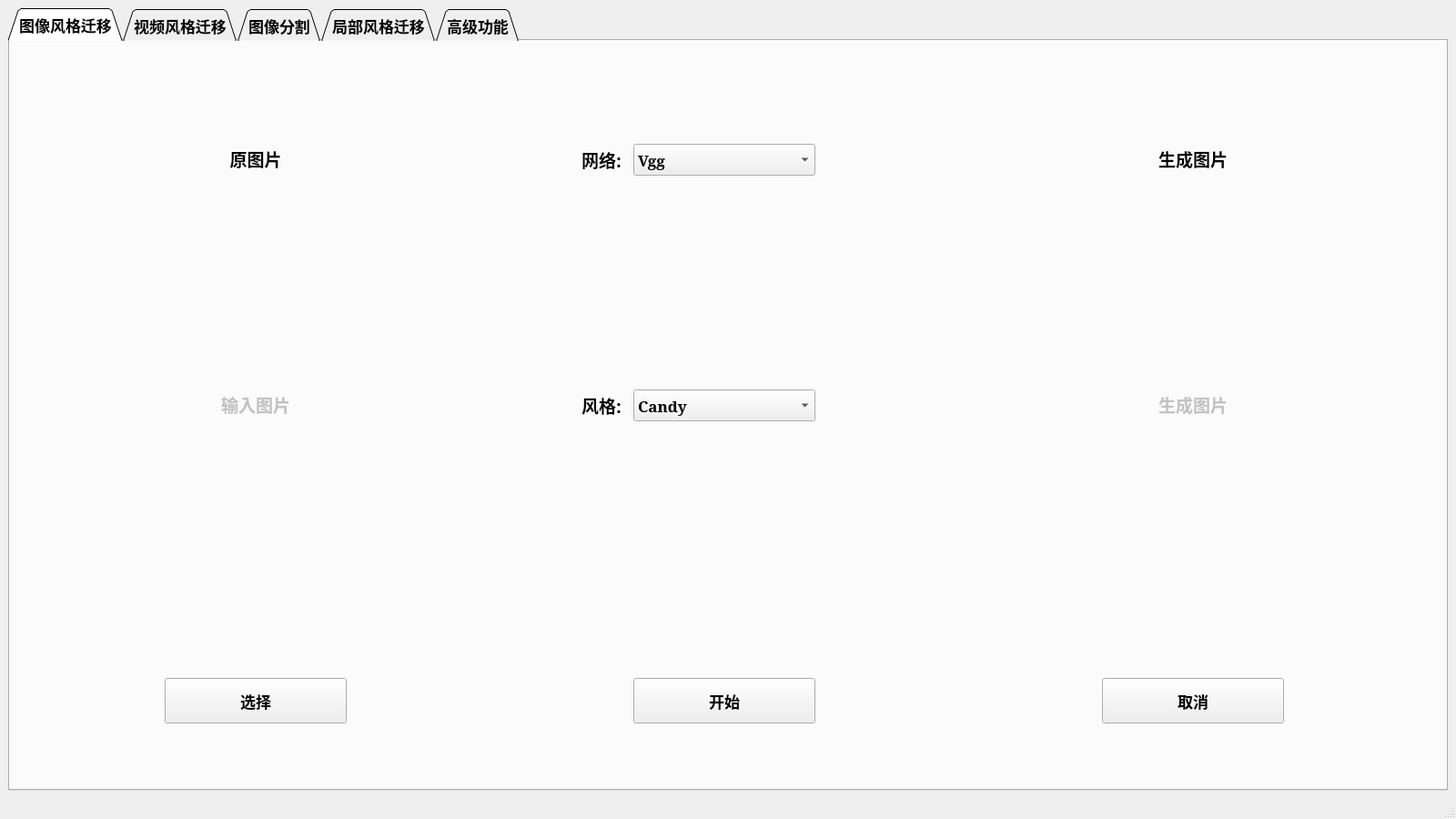
<?xml version="1.0" encoding="UTF-8"?>
<ui version="4.0">
 <class>MainWindow</class>
 <widget class="QMainWindow" name="MainWindow">
  <property name="geometry">
   <rect>
    <x>0</x>
    <y>0</y>
    <width>1600</width>
    <height>900</height>
   </rect>
  </property>
  <property name="windowTitle">
   <string>MainWindow</string>
  </property>
  <widget class="QWidget" name="centralwidget">
   <property name="font">
    <font>
     <family>Constantia</family>
     <pointsize>13</pointsize>
     <weight>75</weight>
     <bold>true</bold>
    </font>
   </property>
   <layout class="QHBoxLayout" name="horizontalLayout">
    <item>
     <widget class="QTabWidget" name="main_gui">
      <property name="font">
       <font>
        <stylestrategy>PreferAntialias</stylestrategy>
       </font>
      </property>
      <property name="focusPolicy">
       <enum>Qt::TabFocus</enum>
      </property>
      <property name="contextMenuPolicy">
       <enum>Qt::DefaultContextMenu</enum>
      </property>
      <property name="acceptDrops">
       <bool>false</bool>
      </property>
      <property name="tabShape">
       <enum>QTabWidget::Triangular</enum>
      </property>
      <property name="currentIndex">
       <number>0</number>
      </property>
      <widget class="QWidget" name="photo_trtansfer">
       <attribute name="title">
        <string>图像风格迁移</string>
       </attribute>
       <widget class="QPushButton" name="photo_pushButton_choice">
        <property name="geometry">
         <rect>
          <x>170</x>
          <y>700</y>
          <width>200</width>
          <height>50</height>
         </rect>
        </property>
        <property name="text">
         <string>选择</string>
        </property>
       </widget>
       <widget class="QLabel" name="photo_label_input">
        <property name="geometry">
         <rect>
          <x>20</x>
          <y>200</y>
          <width>500</width>
          <height>400</height>
         </rect>
        </property>
        <property name="text">
         <string>&lt;html&gt;&lt;head/&gt;&lt;body&gt;&lt;p align=&quot;center&quot;&gt;&lt;span style=&quot; font-size:14pt; color:#c2c2c2;&quot;&gt;输入图片&lt;/span&gt;&lt;/p&gt;&lt;/body&gt;&lt;/html&gt;</string>
        </property>
       </widget>
       <widget class="QLabel" name="photo_label_title">
        <property name="geometry">
         <rect>
          <x>20</x>
          <y>80</y>
          <width>500</width>
          <height>100</height>
         </rect>
        </property>
        <property name="text">
         <string>&lt;html&gt;&lt;head/&gt;&lt;body&gt;&lt;p align=&quot;center&quot;&gt;&lt;span style=&quot; font-size:14pt; font-weight:600; color:#000000;&quot;&gt;原图片&lt;/span&gt;&lt;/p&gt;&lt;/body&gt;&lt;/html&gt;</string>
        </property>
        <property name="wordWrap">
         <bool>false</bool>
        </property>
        <property name="margin">
         <number>3</number>
        </property>
        <property name="indent">
         <number>-1</number>
        </property>
       </widget>
       <widget class="QLabel" name="photo_label_title2">
        <property name="geometry">
         <rect>
          <x>615</x>
          <y>113</y>
          <width>70</width>
          <height>35</height>
         </rect>
        </property>
        <property name="text">
         <string>&lt;html&gt;&lt;head/&gt;&lt;body&gt;&lt;p align=&quot;center&quot;&gt;&lt;span style=&quot; font-size:14pt; font-weight:600; color:#000000;&quot;&gt;网络:&lt;/span&gt;&lt;/p&gt;&lt;/body&gt;&lt;/html&gt;</string>
        </property>
       </widget>
       <widget class="QLabel" name="photo_label_title3">
        <property name="geometry">
         <rect>
          <x>615</x>
          <y>383</y>
          <width>70</width>
          <height>35</height>
         </rect>
        </property>
        <property name="text">
         <string>&lt;html&gt;&lt;head/&gt;&lt;body&gt;&lt;p align=&quot;center&quot;&gt;&lt;span style=&quot; font-size:14pt; font-weight:600; color:#000000;&quot;&gt;风格:&lt;/span&gt;&lt;/p&gt;&lt;/body&gt;&lt;/html&gt;</string>
        </property>
       </widget>
       <widget class="QComboBox" name="photo_comboBox_net">
        <property name="geometry">
         <rect>
          <x>685</x>
          <y>113</y>
          <width>200</width>
          <height>35</height>
         </rect>
        </property>
        <item>
         <property name="text">
          <string>Vgg</string>
         </property>
        </item>
        <item>
         <property name="text">
          <string>Resnet</string>
         </property>
        </item>
        <item>
         <property name="text">
          <string>CycleGan</string>
         </property>
        </item>
       </widget>
       <widget class="QComboBox" name="photo_comboBox_type">
        <property name="geometry">
         <rect>
          <x>685</x>
          <y>383</y>
          <width>200</width>
          <height>35</height>
         </rect>
        </property>
        <item>
         <property name="text">
          <string>Candy</string>
         </property>
        </item>
        <item>
         <property name="text">
          <string>Cezanne</string>
         </property>
        </item>
        <item>
         <property name="text">
          <string>Cubist</string>
         </property>
        </item>
        <item>
         <property name="text">
          <string>Monet</string>
         </property>
        </item>
        <item>
         <property name="text">
          <string>Muse</string>
         </property>
        </item>
        <item>
         <property name="text">
          <string>Rain</string>
         </property>
        </item>
        <item>
         <property name="text">
          <string>Screen</string>
         </property>
        </item>
        <item>
         <property name="text">
          <string>Shipwreck</string>
         </property>
        </item>
        <item>
         <property name="text">
          <string>Strarry</string>
         </property>
        </item>
        <item>
         <property name="text">
          <string>Udnie</string>
         </property>
        </item>
        <item>
         <property name="text">
          <string>ukiyoe</string>
         </property>
        </item>
        <item>
         <property name="text">
          <string>vangogh</string>
         </property>
        </item>
       </widget>
       <widget class="QPushButton" name="photo_pushButton_start">
        <property name="geometry">
         <rect>
          <x>685</x>
          <y>700</y>
          <width>200</width>
          <height>50</height>
         </rect>
        </property>
        <property name="text">
         <string>开始</string>
        </property>
       </widget>
       <widget class="QLabel" name="photo_label_title4">
        <property name="geometry">
         <rect>
          <x>1050</x>
          <y>80</y>
          <width>500</width>
          <height>100</height>
         </rect>
        </property>
        <property name="text">
         <string>&lt;html&gt;&lt;head/&gt;&lt;body&gt;&lt;p align=&quot;center&quot;&gt;&lt;span style=&quot; font-size:14pt; color:#000000;&quot;&gt;生成图片&lt;/span&gt;&lt;/p&gt;&lt;/body&gt;&lt;/html&gt;</string>
        </property>
       </widget>
       <widget class="QLabel" name="photo_label_output">
        <property name="geometry">
         <rect>
          <x>1050</x>
          <y>200</y>
          <width>500</width>
          <height>400</height>
         </rect>
        </property>
        <property name="text">
         <string>&lt;html&gt;&lt;head/&gt;&lt;body&gt;&lt;p align=&quot;center&quot;&gt;&lt;span style=&quot; font-size:14pt; color:#c2c2c2;&quot;&gt;生成图片&lt;/span&gt;&lt;/p&gt;&lt;/body&gt;&lt;/html&gt;</string>
        </property>
       </widget>
       <widget class="QPushButton" name="photo_pushButton_cancel">
        <property name="geometry">
         <rect>
          <x>1200</x>
          <y>700</y>
          <width>200</width>
          <height>50</height>
         </rect>
        </property>
        <property name="text">
         <string>取消</string>
        </property>
       </widget>
      </widget>
      <widget class="QWidget" name="video_transfer">
       <attribute name="title">
        <string>视频风格迁移</string>
       </attribute>
      </widget>
      <widget class="QWidget" name="photo_cut">
       <attribute name="title">
        <string>图像分割</string>
       </attribute>
       <widget class="QLabel" name="cutphoto_label_title_2">
        <property name="geometry">
         <rect>
          <x>20</x>
          <y>80</y>
          <width>450</width>
          <height>100</height>
         </rect>
        </property>
        <property name="text">
         <string>&lt;html&gt;&lt;head/&gt;&lt;body&gt;&lt;p align=&quot;center&quot;&gt;&lt;span style=&quot; font-size:14pt; font-weight:600; color:#000000;&quot;&gt;原图片&lt;/span&gt;&lt;/p&gt;&lt;/body&gt;&lt;/html&gt;</string>
        </property>
        <property name="wordWrap">
         <bool>false</bool>
        </property>
        <property name="margin">
         <number>3</number>
        </property>
        <property name="indent">
         <number>-1</number>
        </property>
       </widget>
       <widget class="QLabel" name="cutphoto_label_input">
        <property name="geometry">
         <rect>
          <x>20</x>
          <y>230</y>
          <width>450</width>
          <height>300</height>
         </rect>
        </property>
        <property name="text">
         <string>&lt;html&gt;&lt;head/&gt;&lt;body&gt;&lt;p align=&quot;center&quot;&gt;&lt;span style=&quot; font-size:14pt; color:#c2c2c2;&quot;&gt;输入图片&lt;/span&gt;&lt;/p&gt;&lt;/body&gt;&lt;/html&gt;</string>
        </property>
       </widget>
       <widget class="QPushButton" name="cutphoto_pushButton_choice">
        <property name="geometry">
         <rect>
          <x>170</x>
          <y>700</y>
          <width>200</width>
          <height>50</height>
         </rect>
        </property>
        <property name="text">
         <string>选择</string>
        </property>
       </widget>
       <widget class="QLabel" name="cutphoto_label_title_3">
        <property name="geometry">
         <rect>
          <x>850</x>
          <y>80</y>
          <width>500</width>
          <height>100</height>
         </rect>
        </property>
        <property name="text">
         <string>&lt;html&gt;&lt;head/&gt;&lt;body&gt;&lt;p align=&quot;center&quot;&gt;&lt;span style=&quot; font-size:14pt; color:#000000;&quot;&gt;生成图片&lt;/span&gt;&lt;/p&gt;&lt;/body&gt;&lt;/html&gt;</string>
        </property>
       </widget>
       <widget class="QLabel" name="cutphoto_label_output_main">
        <property name="geometry">
         <rect>
          <x>600</x>
          <y>230</y>
          <width>450</width>
          <height>300</height>
         </rect>
        </property>
        <property name="text">
         <string>&lt;html&gt;&lt;head/&gt;&lt;body&gt;&lt;p align=&quot;center&quot;&gt;&lt;span style=&quot; font-size:14pt; color:#c2c2c2;&quot;&gt;生成主图片&lt;/span&gt;&lt;/p&gt;&lt;/body&gt;&lt;/html&gt;</string>
        </property>
       </widget>
       <widget class="QPushButton" name="cutphoto_pushButton_cancel">
        <property name="geometry">
         <rect>
          <x>1200</x>
          <y>700</y>
          <width>200</width>
          <height>50</height>
         </rect>
        </property>
        <property name="text">
         <string>取消</string>
        </property>
       </widget>
       <widget class="QPushButton" name="cutphoto_pushButton_start">
        <property name="geometry">
         <rect>
          <x>685</x>
          <y>700</y>
          <width>200</width>
          <height>50</height>
         </rect>
        </property>
        <property name="text">
         <string>开始</string>
        </property>
       </widget>
       <widget class="QLabel" name="cutphoto_label_output_back">
        <property name="geometry">
         <rect>
          <x>1100</x>
          <y>230</y>
          <width>450</width>
          <height>300</height>
         </rect>
        </property>
        <property name="text">
         <string>&lt;html&gt;&lt;head/&gt;&lt;body&gt;&lt;p align=&quot;center&quot;&gt;&lt;span style=&quot; font-size:14pt; color:#c2c2c2;&quot;&gt;生成背景图片&lt;/span&gt;&lt;/p&gt;&lt;/body&gt;&lt;/html&gt;</string>
        </property>
       </widget>
       <widget class="QLabel" name="cutphoto_label">
        <property name="geometry">
         <rect>
          <x>530</x>
          <y>340</y>
          <width>41</width>
          <height>61</height>
         </rect>
        </property>
        <property name="text">
         <string/>
        </property>
        <property name="pixmap">
         <pixmap>img/箭头.png</pixmap>
        </property>
        <property name="scaledContents">
         <bool>true</bool>
        </property>
       </widget>
      </widget>
      <widget class="QWidget" name="deeplabv3">
       <attribute name="title">
        <string>局部风格迁移</string>
       </attribute>
       <widget class="QLabel" name="cut_label_title1">
        <property name="geometry">
         <rect>
          <x>20</x>
          <y>80</y>
          <width>500</width>
          <height>100</height>
         </rect>
        </property>
        <property name="text">
         <string>&lt;html&gt;&lt;head/&gt;&lt;body&gt;&lt;p align=&quot;center&quot;&gt;&lt;span style=&quot; font-size:14pt; font-weight:600; color:#000000;&quot;&gt;原图片&lt;/span&gt;&lt;/p&gt;&lt;/body&gt;&lt;/html&gt;</string>
        </property>
        <property name="wordWrap">
         <bool>false</bool>
        </property>
        <property name="margin">
         <number>3</number>
        </property>
        <property name="indent">
         <number>-1</number>
        </property>
       </widget>
       <widget class="QLabel" name="cut_label_input">
        <property name="geometry">
         <rect>
          <x>20</x>
          <y>200</y>
          <width>500</width>
          <height>400</height>
         </rect>
        </property>
        <property name="text">
         <string>&lt;html&gt;&lt;head/&gt;&lt;body&gt;&lt;p align=&quot;center&quot;&gt;&lt;span style=&quot; font-size:14pt; color:#c2c2c2;&quot;&gt;输入图片&lt;/span&gt;&lt;/p&gt;&lt;/body&gt;&lt;/html&gt;</string>
        </property>
       </widget>
       <widget class="QPushButton" name="cut_pushButton_choice">
        <property name="geometry">
         <rect>
          <x>170</x>
          <y>700</y>
          <width>200</width>
          <height>50</height>
         </rect>
        </property>
        <property name="text">
         <string>选择</string>
        </property>
       </widget>
       <widget class="QLabel" name="cut_label_title2">
        <property name="geometry">
         <rect>
          <x>615</x>
          <y>113</y>
          <width>70</width>
          <height>35</height>
         </rect>
        </property>
        <property name="text">
         <string>&lt;html&gt;&lt;head/&gt;&lt;body&gt;&lt;p align=&quot;center&quot;&gt;&lt;span style=&quot; font-size:14pt; font-weight:600; color:#000000;&quot;&gt;网络:&lt;/span&gt;&lt;/p&gt;&lt;/body&gt;&lt;/html&gt;</string>
        </property>
       </widget>
       <widget class="QComboBox" name="cut_comboBox_net">
        <property name="geometry">
         <rect>
          <x>685</x>
          <y>113</y>
          <width>200</width>
          <height>35</height>
         </rect>
        </property>
        <item>
         <property name="text">
          <string>Vgg</string>
         </property>
        </item>
        <item>
         <property name="text">
          <string>Resnet</string>
         </property>
        </item>
        <item>
         <property name="text">
          <string>CycleGan</string>
         </property>
        </item>
       </widget>
       <widget class="QLabel" name="cut_label_title3">
        <property name="geometry">
         <rect>
          <x>615</x>
          <y>383</y>
          <width>70</width>
          <height>35</height>
         </rect>
        </property>
        <property name="text">
         <string>&lt;html&gt;&lt;head/&gt;&lt;body&gt;&lt;p align=&quot;center&quot;&gt;&lt;span style=&quot; font-size:14pt; font-weight:600; color:#000000;&quot;&gt;风格:&lt;/span&gt;&lt;/p&gt;&lt;/body&gt;&lt;/html&gt;</string>
        </property>
       </widget>
       <widget class="QComboBox" name="cut_comboBox_type">
        <property name="geometry">
         <rect>
          <x>685</x>
          <y>383</y>
          <width>200</width>
          <height>35</height>
         </rect>
        </property>
        <item>
         <property name="text">
          <string>Candy</string>
         </property>
        </item>
        <item>
         <property name="text">
          <string>Cezanne</string>
         </property>
        </item>
        <item>
         <property name="text">
          <string>Cubist</string>
         </property>
        </item>
        <item>
         <property name="text">
          <string>Monet</string>
         </property>
        </item>
        <item>
         <property name="text">
          <string>Muse</string>
         </property>
        </item>
        <item>
         <property name="text">
          <string>Rain</string>
         </property>
        </item>
        <item>
         <property name="text">
          <string>Screen</string>
         </property>
        </item>
        <item>
         <property name="text">
          <string>Shipwreck</string>
         </property>
        </item>
        <item>
         <property name="text">
          <string>Strarry</string>
         </property>
        </item>
        <item>
         <property name="text">
          <string>Udnie</string>
         </property>
        </item>
        <item>
         <property name="text">
          <string>ukiyoe</string>
         </property>
        </item>
        <item>
         <property name="text">
          <string>vangogh</string>
         </property>
        </item>
       </widget>
       <widget class="QPushButton" name="cut_pushButton_start">
        <property name="geometry">
         <rect>
          <x>685</x>
          <y>700</y>
          <width>200</width>
          <height>50</height>
         </rect>
        </property>
        <property name="text">
         <string>开始</string>
        </property>
       </widget>
       <widget class="QLabel" name="cut_label_title4">
        <property name="geometry">
         <rect>
          <x>1050</x>
          <y>80</y>
          <width>500</width>
          <height>100</height>
         </rect>
        </property>
        <property name="text">
         <string>&lt;html&gt;&lt;head/&gt;&lt;body&gt;&lt;p align=&quot;center&quot;&gt;&lt;span style=&quot; font-size:14pt; color:#000000;&quot;&gt;生成图片&lt;/span&gt;&lt;/p&gt;&lt;/body&gt;&lt;/html&gt;</string>
        </property>
       </widget>
       <widget class="QLabel" name="cut_label_title5">
        <property name="geometry">
         <rect>
          <x>1050</x>
          <y>200</y>
          <width>500</width>
          <height>400</height>
         </rect>
        </property>
        <property name="text">
         <string>&lt;html&gt;&lt;head/&gt;&lt;body&gt;&lt;p align=&quot;center&quot;&gt;&lt;span style=&quot; font-size:14pt; color:#c2c2c2;&quot;&gt;生成图片&lt;/span&gt;&lt;/p&gt;&lt;/body&gt;&lt;/html&gt;</string>
        </property>
       </widget>
       <widget class="QPushButton" name="cut_pushButton_cancel">
        <property name="geometry">
         <rect>
          <x>1200</x>
          <y>700</y>
          <width>200</width>
          <height>50</height>
         </rect>
        </property>
        <property name="text">
         <string>取消</string>
        </property>
       </widget>
      </widget>
      <widget class="QWidget" name="transfer_type">
       <attribute name="title">
        <string>高级功能</string>
       </attribute>
       <widget class="QLabel" name="transfer_label_title1">
        <property name="geometry">
         <rect>
          <x>20</x>
          <y>50</y>
          <width>450</width>
          <height>100</height>
         </rect>
        </property>
        <property name="text">
         <string>&lt;html&gt;&lt;head/&gt;&lt;body&gt;&lt;p align=&quot;center&quot;&gt;&lt;span style=&quot; font-size:14pt; font-weight:600; color:#000000;&quot;&gt;原图片&lt;/span&gt;&lt;/p&gt;&lt;/body&gt;&lt;/html&gt;</string>
        </property>
        <property name="wordWrap">
         <bool>false</bool>
        </property>
        <property name="margin">
         <number>3</number>
        </property>
        <property name="indent">
         <number>-1</number>
        </property>
       </widget>
       <widget class="QLabel" name="transfer_label_input">
        <property name="geometry">
         <rect>
          <x>10</x>
          <y>230</y>
          <width>450</width>
          <height>300</height>
         </rect>
        </property>
        <property name="text">
         <string>&lt;html&gt;&lt;head/&gt;&lt;body&gt;&lt;p align=&quot;center&quot;&gt;&lt;span style=&quot; font-size:14pt; color:#c2c2c2;&quot;&gt;输入图片&lt;/span&gt;&lt;/p&gt;&lt;/body&gt;&lt;/html&gt;</string>
        </property>
       </widget>
       <widget class="QPushButton" name="transfer_pushButton_choice">
        <property name="geometry">
         <rect>
          <x>160</x>
          <y>700</y>
          <width>200</width>
          <height>50</height>
         </rect>
        </property>
        <property name="text">
         <string>选择图片</string>
        </property>
       </widget>
       <widget class="QLabel" name="transfer_label_intype">
        <property name="geometry">
         <rect>
          <x>550</x>
          <y>230</y>
          <width>450</width>
          <height>300</height>
         </rect>
        </property>
        <property name="text">
         <string>&lt;html&gt;&lt;head/&gt;&lt;body&gt;&lt;p align=&quot;center&quot;&gt;&lt;span style=&quot; font-size:14pt; color:#c2c2c2;&quot;&gt;风格图片&lt;/span&gt;&lt;/p&gt;&lt;/body&gt;&lt;/html&gt;</string>
        </property>
       </widget>
       <widget class="QLabel" name="transfer_label_output">
        <property name="geometry">
         <rect>
          <x>1100</x>
          <y>230</y>
          <width>450</width>
          <height>300</height>
         </rect>
        </property>
        <property name="text">
         <string>&lt;html&gt;&lt;head/&gt;&lt;body&gt;&lt;p align=&quot;center&quot;&gt;&lt;span style=&quot; font-size:14pt; color:#c2c2c2;&quot;&gt;生成图片&lt;/span&gt;&lt;/p&gt;&lt;/body&gt;&lt;/html&gt;</string>
        </property>
       </widget>
       <widget class="QLabel" name="transfer_label_title2">
        <property name="geometry">
         <rect>
          <x>590</x>
          <y>50</y>
          <width>450</width>
          <height>100</height>
         </rect>
        </property>
        <property name="text">
         <string>&lt;html&gt;&lt;head/&gt;&lt;body&gt;&lt;p align=&quot;center&quot;&gt;&lt;span style=&quot; font-size:14pt; color:#000000;&quot;&gt;生成图片&lt;/span&gt;&lt;/p&gt;&lt;/body&gt;&lt;/html&gt;</string>
        </property>
       </widget>
       <widget class="QLabel" name="transfer_label_title3">
        <property name="geometry">
         <rect>
          <x>1110</x>
          <y>50</y>
          <width>450</width>
          <height>100</height>
         </rect>
        </property>
        <property name="text">
         <string>&lt;html&gt;&lt;head/&gt;&lt;body&gt;&lt;p align=&quot;center&quot;&gt;&lt;span style=&quot; font-size:14pt; color:#000000;&quot;&gt;生成图片&lt;/span&gt;&lt;/p&gt;&lt;/body&gt;&lt;/html&gt;</string>
        </property>
       </widget>
       <widget class="QLabel" name="label_2">
        <property name="geometry">
         <rect>
          <x>1030</x>
          <y>350</y>
          <width>40</width>
          <height>60</height>
         </rect>
        </property>
        <property name="text">
         <string/>
        </property>
        <property name="pixmap">
         <pixmap>img/箭头.png</pixmap>
        </property>
        <property name="scaledContents">
         <bool>true</bool>
        </property>
       </widget>
       <widget class="QPushButton" name="transfer_pushButton_start">
        <property name="geometry">
         <rect>
          <x>880</x>
          <y>700</y>
          <width>200</width>
          <height>50</height>
         </rect>
        </property>
        <property name="text">
         <string>开始</string>
        </property>
       </widget>
       <widget class="QPushButton" name="transfer_pushButton_cancel">
        <property name="geometry">
         <rect>
          <x>1240</x>
          <y>700</y>
          <width>200</width>
          <height>50</height>
         </rect>
        </property>
        <property name="text">
         <string>取消</string>
        </property>
       </widget>
       <widget class="QPushButton" name="transfer_pushButton_type">
        <property name="geometry">
         <rect>
          <x>520</x>
          <y>700</y>
          <width>200</width>
          <height>50</height>
         </rect>
        </property>
        <property name="text">
         <string>选择风格</string>
        </property>
       </widget>
       <widget class="QLabel" name="photo_label_title2_2">
        <property name="geometry">
         <rect>
          <x>970</x>
          <y>580</y>
          <width>70</width>
          <height>35</height>
         </rect>
        </property>
        <property name="text">
         <string>&lt;html&gt;&lt;head/&gt;&lt;body&gt;&lt;p align=&quot;center&quot;&gt;&lt;span style=&quot; font-size:14pt; font-weight:600; color:#000000;&quot;&gt;网络:&lt;/span&gt;&lt;/p&gt;&lt;/body&gt;&lt;/html&gt;</string>
        </property>
       </widget>
       <widget class="QComboBox" name="photo_comboBox_net_2">
        <property name="geometry">
         <rect>
          <x>1040</x>
          <y>580</y>
          <width>200</width>
          <height>35</height>
         </rect>
        </property>
        <item>
         <property name="text">
          <string>Vgg</string>
         </property>
        </item>
        <item>
         <property name="text">
          <string>Resnet</string>
         </property>
        </item>
        <item>
         <property name="text">
          <string>CycleGan</string>
         </property>
        </item>
       </widget>
      </widget>
     </widget>
    </item>
   </layout>
  </widget>
  <widget class="QStatusBar" name="statusbar"/>
 </widget>
 <resources/>
 <connections/>
</ui>
